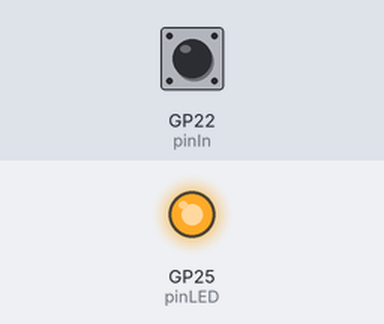
Recording of a program running on a simulated Raspberry Pi Pico running MicroPython. On the bench: output pins drawn as LEDs (lit = HIGH). Inputs (shaded band) come from the test bench; at power-on: GP22 (pinIn) HIGH.

Above: at 1.2 s.
1.3 s: GP22 (pinIn) pulled LOW for 0.6 s
At 1.9 s:
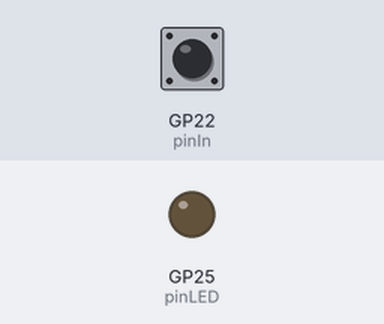
3.5 s: GP22 (pinIn) pulled LOW for 3.2 s
At 7.6 s:
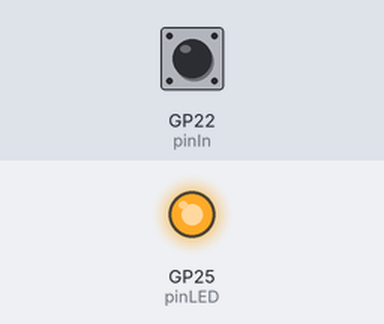
Timing chart, 0 to 9.1 s (numbered marks = the images above; inputs shaded):
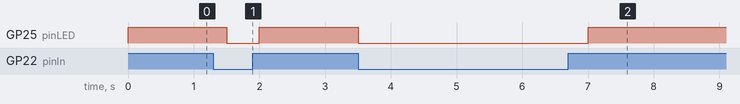

Measured:
- after the input at 1.3 s, GP25 (pinLED): HIGH → LOW after 0.20 s, → HIGH 0.50 s later
- after the input at 3.5 s, GP25 (pinLED): HIGH → LOW at once, → HIGH 3.5 s later

The program:

button1.py
```python
from machine import Pin
import time
pinIn = Pin(22, Pin.IN,Pin.PULL_UP)
pinLED = Pin("LED", Pin.OUT)

while True:
    if pinIn.value():
        pinLED.on()
    else:
        pinLED.off()
    time.sleep(0.5)
```
